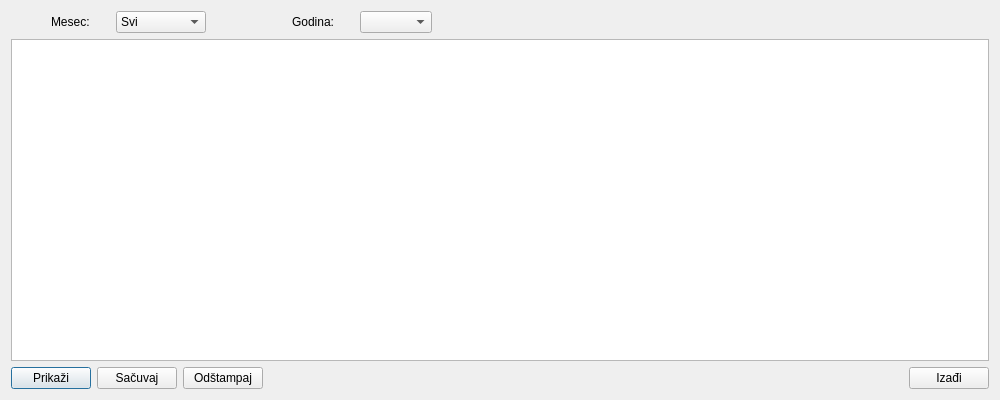
<?xml version="1.0" encoding="UTF-8"?>
<ui version="4.0">
 <class>IzvestavanjeOSredstvimaD2</class>
 <widget class="QDialog" name="IzvestavanjeOSredstvimaD2">
  <property name="geometry">
   <rect>
    <x>0</x>
    <y>0</y>
    <width>1000</width>
    <height>400</height>
   </rect>
  </property>
  <property name="windowTitle">
   <string>IzvestavanjeOSredstvimaD2</string>
  </property>
  <layout class="QVBoxLayout" name="verticalLayout">
   <item>
    <layout class="QHBoxLayout" name="horizontalLayout">
     <item>
      <spacer name="horizontalSpacer_3">
       <property name="orientation">
        <enum>Qt::Horizontal</enum>
       </property>
       <property name="sizeType">
        <enum>QSizePolicy::Fixed</enum>
       </property>
       <property name="sizeHint" stdset="0">
        <size>
         <width>40</width>
         <height>20</height>
        </size>
       </property>
      </spacer>
     </item>
     <item>
      <widget class="QLabel" name="label">
       <property name="text">
        <string>Mesec:</string>
       </property>
      </widget>
     </item>
     <item>
      <spacer name="horizontalSpacer_2">
       <property name="orientation">
        <enum>Qt::Horizontal</enum>
       </property>
       <property name="sizeType">
        <enum>QSizePolicy::Fixed</enum>
       </property>
       <property name="sizeHint" stdset="0">
        <size>
         <width>20</width>
         <height>20</height>
        </size>
       </property>
      </spacer>
     </item>
     <item>
      <widget class="QComboBox" name="cbMesec">
       <item>
        <property name="text">
         <string>Svi</string>
        </property>
       </item>
       <item>
        <property name="text">
         <string>Januar</string>
        </property>
       </item>
       <item>
        <property name="text">
         <string>Februar</string>
        </property>
       </item>
       <item>
        <property name="text">
         <string>Mart</string>
        </property>
       </item>
       <item>
        <property name="text">
         <string>April</string>
        </property>
       </item>
       <item>
        <property name="text">
         <string>Maj</string>
        </property>
       </item>
       <item>
        <property name="text">
         <string>Jun</string>
        </property>
       </item>
       <item>
        <property name="text">
         <string>Jul</string>
        </property>
       </item>
       <item>
        <property name="text">
         <string>Avgust</string>
        </property>
       </item>
       <item>
        <property name="text">
         <string>Septembar</string>
        </property>
       </item>
       <item>
        <property name="text">
         <string>Oktobar</string>
        </property>
       </item>
       <item>
        <property name="text">
         <string>Novembar</string>
        </property>
       </item>
       <item>
        <property name="text">
         <string>Decembar</string>
        </property>
       </item>
      </widget>
     </item>
     <item>
      <spacer name="horizontalSpacer_4">
       <property name="orientation">
        <enum>Qt::Horizontal</enum>
       </property>
       <property name="sizeType">
        <enum>QSizePolicy::Fixed</enum>
       </property>
       <property name="sizeHint" stdset="0">
        <size>
         <width>80</width>
         <height>20</height>
        </size>
       </property>
      </spacer>
     </item>
     <item>
      <widget class="QLabel" name="label_2">
       <property name="text">
        <string>Godina:</string>
       </property>
      </widget>
     </item>
     <item>
      <spacer name="horizontalSpacer_5">
       <property name="orientation">
        <enum>Qt::Horizontal</enum>
       </property>
       <property name="sizeType">
        <enum>QSizePolicy::Fixed</enum>
       </property>
       <property name="sizeHint" stdset="0">
        <size>
         <width>20</width>
         <height>20</height>
        </size>
       </property>
      </spacer>
     </item>
     <item>
      <widget class="QComboBox" name="cbGodina"/>
     </item>
     <item>
      <spacer name="horizontalSpacer_6">
       <property name="orientation">
        <enum>Qt::Horizontal</enum>
       </property>
       <property name="sizeHint" stdset="0">
        <size>
         <width>40</width>
         <height>20</height>
        </size>
       </property>
      </spacer>
     </item>
    </layout>
   </item>
   <item>
    <widget class="QTreeView" name="tvIzvestaj"/>
   </item>
   <item>
    <layout class="QHBoxLayout" name="horizontalLayout_2">
     <item>
      <widget class="QPushButton" name="btnPrikazi">
       <property name="text">
        <string>Prikaži</string>
       </property>
      </widget>
     </item>
     <item>
      <widget class="QPushButton" name="btnSacuvaj">
       <property name="text">
        <string>Sačuvaj</string>
       </property>
      </widget>
     </item>
     <item>
      <widget class="QPushButton" name="btnOdstampaj">
       <property name="text">
        <string>Odštampaj</string>
       </property>
      </widget>
     </item>
     <item>
      <spacer name="horizontalSpacer">
       <property name="orientation">
        <enum>Qt::Horizontal</enum>
       </property>
       <property name="sizeHint" stdset="0">
        <size>
         <width>40</width>
         <height>20</height>
        </size>
       </property>
      </spacer>
     </item>
     <item>
      <widget class="QPushButton" name="btnIzadji">
       <property name="text">
        <string>Izađi</string>
       </property>
      </widget>
     </item>
    </layout>
   </item>
  </layout>
 </widget>
 <layoutdefault spacing="6" margin="11"/>
 <resources/>
 <connections/>
</ui>
